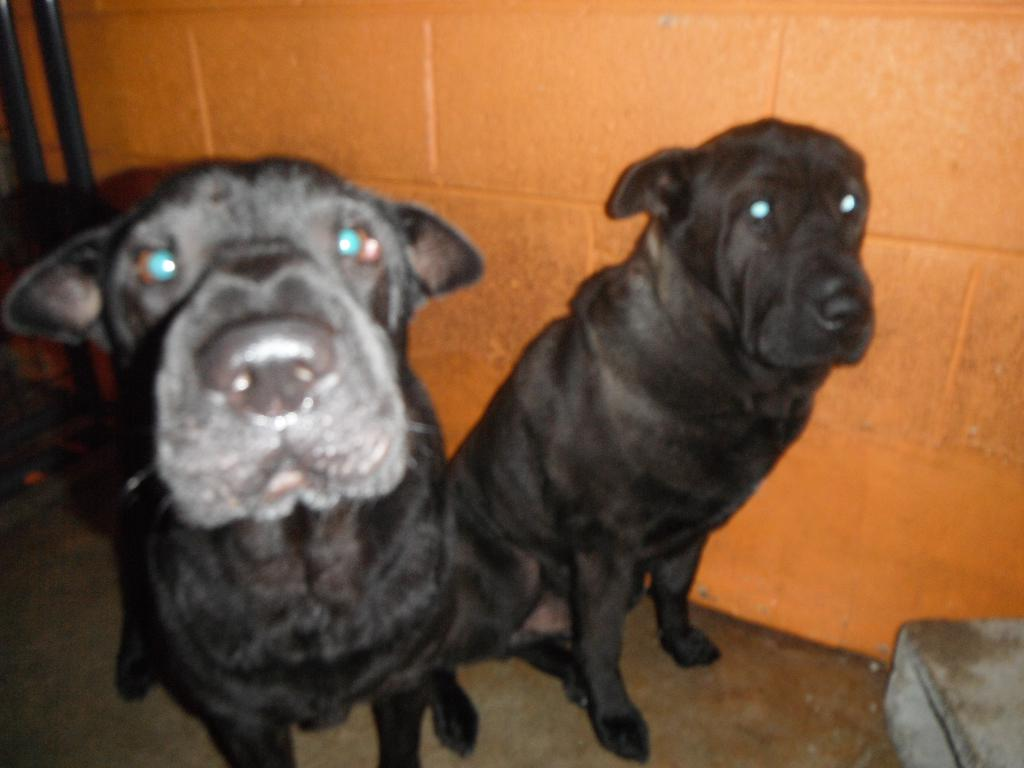
#> input picture midia/dog.jpg, 1024 x 768 px
$ python cap_img_roi.py
#> lines starting #> are read from the running program, lines starting #| are printed output that depends on the picture
from cv2 import imshow, imread, waitKey

dir = '../midia/'

img = imread(f'{dir}dog.jpg')
#> img is the input picture: shape (768, 1024, 3); mean B, G, R 60.4, 87.8, 121.2
imshow('imagem', img)

roi_dog = img[200:550, 8:482]
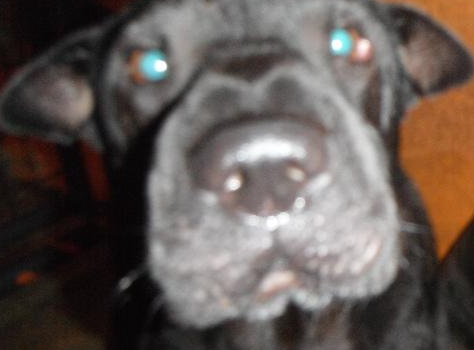
#> roi_dog: shape (350, 474, 3); mean B, G, R 84.5, 89.5, 99.2
imshow('ROI', roi_dog)

waitKey(0)

$ run again, with midia/cat.jpg copied over midia/dog.jpg
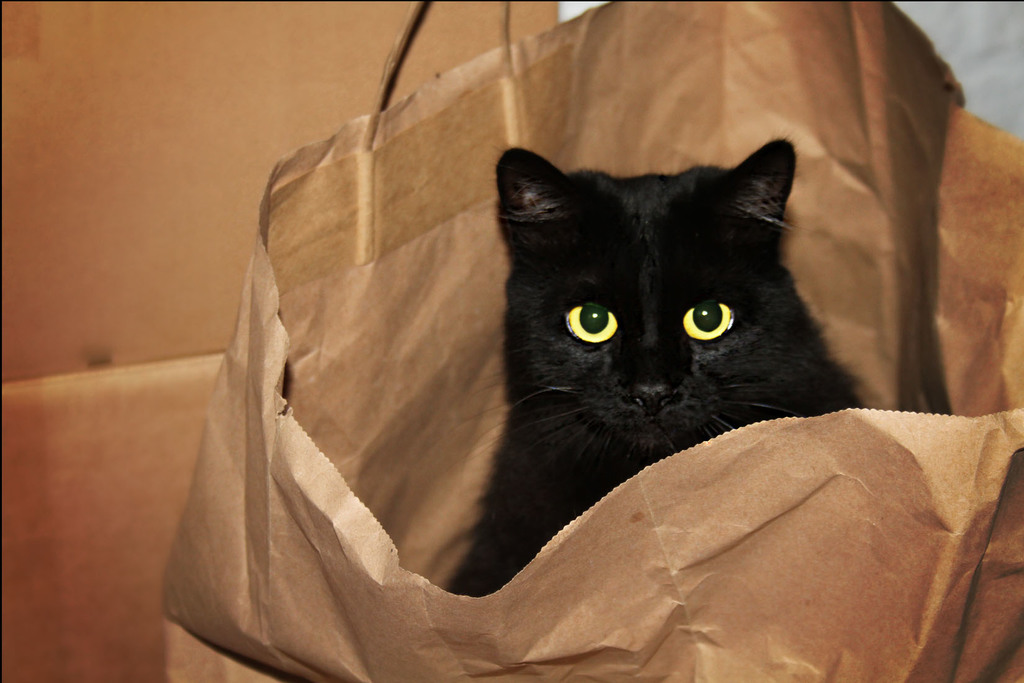
#> input picture midia/cat.jpg, 1024 x 683 px
#> img is the input picture: shape (683, 1024, 3); mean B, G, R 66.4, 97.1, 136
#> `roi_dog = img[200:550, 8:482]`:
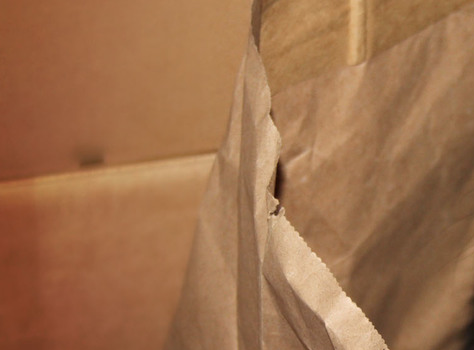
#> roi_dog: shape (350, 474, 3); mean B, G, R 76.3, 112.2, 159.2

$ run again, with midia/person.jpg copied over midia/dog.jpg
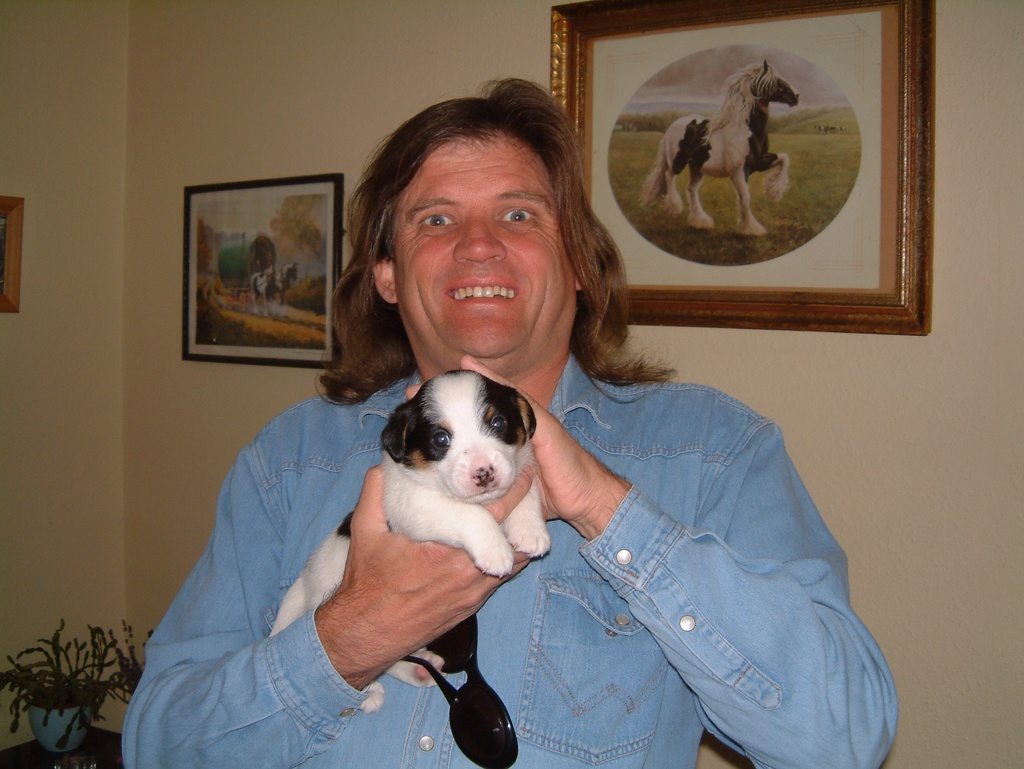
#> input picture midia/person.jpg, 1024 x 769 px
#> img is the input picture: shape (769, 1024, 3); mean B, G, R 93.9, 104.3, 117.3
#> `roi_dog = img[200:550, 8:482]`:
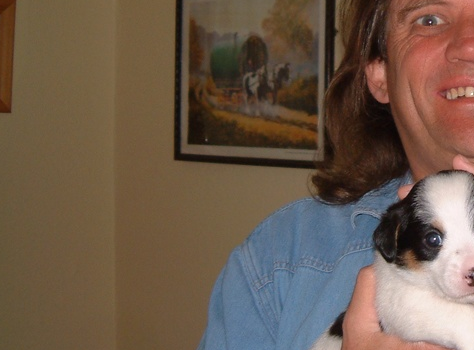
#> roi_dog: shape (350, 474, 3); mean B, G, R 76.4, 91.7, 110.7
